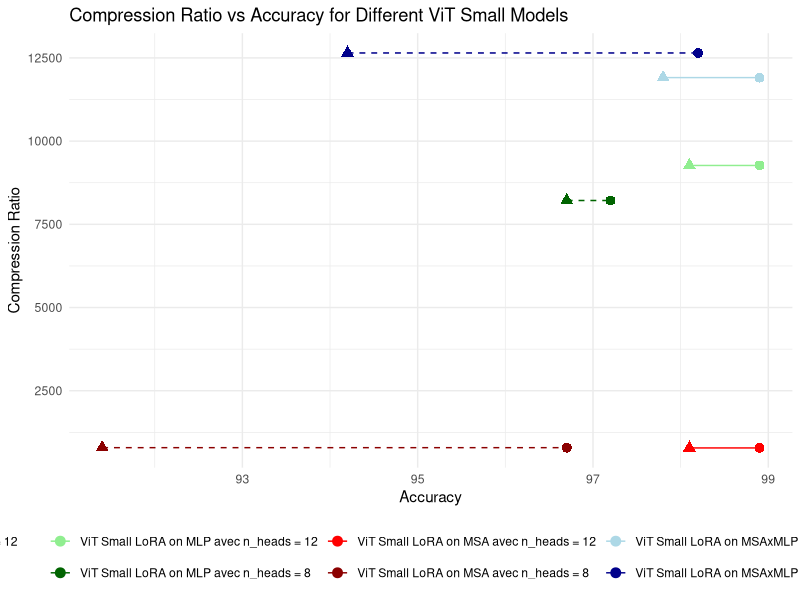

Reproduce this figure in R.
# Installer ggplot2 si ce n'est pas déjà fait
install.packages("ggplot2")

# Charger ggplot2
library(ggplot2)

# Créer les données sous forme de data frame
data <- data.frame(
  model = rep(c("ViT Small LoRA on MSA avec n_heads = 8",
                "ViT Small LoRA on MLP avec n_heads = 8",
                "ViT Small LoRA on MSAxMLP avec n_heads = 8",
                "ViT Small LoRA on MSA avec n_heads = 12",
                "ViT Small LoRA on MLP avec n_heads = 12",
                "ViT Small LoRA on MSAxMLP avec n_heads = 12"), each = 2),
  version = rep(c("LoRA", "Full"), times = 6),
  accuracy = c(91.4, 96.7, 96.7, 97.2, 94.2, 98.2, 98.1, 98.9, 98.1, 98.9, 97.8, 98.9),
  compression_ratio = c(790.168, 790.168, 8215.591, 8215.591, 12648.12, 12648.12,  781.921, 781.921, 9268.205, 9268.205, 11908.411, 11908.411)
)

# Définir les couleurs pour chaque modèle
model_colors <- c(
  "ViT Small LoRA on MSA avec n_heads = 8" = "darkred",
  "ViT Small LoRA on MLP avec n_heads = 8" = "darkgreen",
  "ViT Small LoRA on MSAxMLP avec n_heads = 8" = "darkblue",
  "ViT Small LoRA on MSA avec n_heads = 12" = "red",
  "ViT Small LoRA on MLP avec n_heads = 12" = "lightgreen",
  "ViT Small LoRA on MSAxMLP avec n_heads = 12" = "lightblue"
)

# Ajouter une colonne pour différencier les types de segments
data$line_type <- ifelse(grepl("n_heads = 8", data$model), "dashed", "solid")

# Créer le plot
ggplot(data, aes(x = accuracy, y = compression_ratio, color = model, group = model, linetype = line_type)) +
  geom_point(size = 3, aes(shape = version)) +  # Ajouter des points pour chaque version
  geom_line() +  # Ajouter des segments reliant les points
  labs(x = "Accuracy", y = "Compression Ratio", title = "Compression Ratio vs Accuracy for Different ViT Small Models") +
  scale_color_manual(values = model_colors) +  # Appliquer les couleurs définies
  scale_linetype_manual(name = "n_heads", values = c("solid" = "solid", "dashed" = "dashed"),
                        labels = c("solid" = "n_heads = 12", "dashed" = "n_heads = 8")) +  # Définir les labels de légende pour les types de segments
  theme_minimal() +
  theme(legend.position = "bottom", legend.title = element_blank())


# # Installer ggplot2 si ce n'est pas déjà fait
# install.packages("ggplot2")

# # Charger ggplot2
# library(ggplot2)

# # Créer les données sous forme de data frame
# data <- data.frame(
#   model = rep(c("ViT Small LoRA on MSA avec n_heads = 8",
#                 "ViT Small LoRA on MLP avec n_heads = 8",
#                 "ViT Small LoRA on MSAxMLP avec n_heads = 8",
#                 "ViT Small LoRA on MSA avec n_heads = 12",
#                 "ViT Small LoRA on MLP avec n_heads = 12",
#                 "ViT Small LoRA on MSAxMLP avec n_heads = 12"), each = 2),
#   version = rep(c("LoRA", "Full"), times = 6),
#   accuracy = c(91.4, 96.7, 96.7, 97.2, 94.2, 98.2, 98.1, 98.9, 98.1, 98.9, 97.8, 98.9),
#   compression_ratio = c(790.168, 790.168, 8215.591, 8215.591, 12648.12, 12648.12,  781.921, 781.921, 9268.205, 9268.205, 11908.411, 11908.411)
# )

# # Définir les couleurs pour chaque modèle
# model_colors <- c(
#   "ViT Small LoRA on MSA avec n_heads = 8" = "darkred",
#   "ViT Small LoRA on MLP avec n_heads = 8" = "darkgreen",
#   "ViT Small LoRA on MSAxMLP avec n_heads = 8" = "darkblue",
#   "ViT Small LoRA on MSA avec n_heads = 12" = "red",
#   "ViT Small LoRA on MLP avec n_heads = 12" = "lightgreen",
#   "ViT Small LoRA on MSAxMLP avec n_heads = 12" = "lightblue"
# )

# # Créer le plot
# ggplot(data, aes(x = accuracy, y = compression_ratio, color = model, group = model)) +
#   geom_point(size = 3, aes(shape = version)) +  # Ajouter des points pour chaque version
#   geom_line() +  # Ajouter des segments reliant les points
#   labs(x = "Accuracy", y = "Compression Ratio", title = "Compression Ratio vs Accuracy for Different ViT Small Models") +
#   scale_color_manual(values = model_colors) +  # Appliquer les couleurs définies
#   theme_minimal() +
#   theme(legend.position = "bottom", legend.title = element_blank())


# # Installer ggplot2 si ce n'est pas déjà fait
# install.packages("ggplot2")

# # Charger ggplot2
# library(ggplot2)

# # Créer les données sous forme de data frame
# data <- data.frame(
#   model = rep(c("ViT Small LoRA on MSA avec n_heads = 8",
#                 "ViT Small LoRA on MLP avec n_heads = 8",
#                 "ViT Small LoRA on MSAxMLP avec n_heads = 8",
#                 "ViT Small LoRA on MSA avec n_heads = 12",
#                 "ViT Small LoRA on MLP avec n_heads = 12",
#                 "ViT Small LoRA on MSAxMLP avec n_heads = 12"), each = 2),
#   version = rep(c("LoRA", "Full"), times = 6),
#   accuracy = c(91.4, 96.7, 96.7, 97.2, 94.2, 98.2, 98.1, 98.9, 98.1, 98.9, 97.8, 98.9),
#   compression_ratio = c(790.168, 790.168, 8215.591, 8215.591, 12648.12, 12648.12,  781.921, 781.921, 9268.205, 9268.205, 11908.411, 11908.411)
# )

# # Créer le plot
# ggplot(data, aes(x = accuracy, y = compression_ratio, color = model, group = model)) +
#   geom_point(size = 3, aes(shape = version)) +  # Ajouter des points pour chaque version
#   geom_line() +  # Ajouter des segments reliant les points
#   labs(x = "Accuracy", y = "Compression Ratio", title = "Compression Ratio vs Accuracy for Different ViT Small Models") +
#   theme_minimal() +
#   theme(legend.position = "bottom", legend.title = element_blank())
